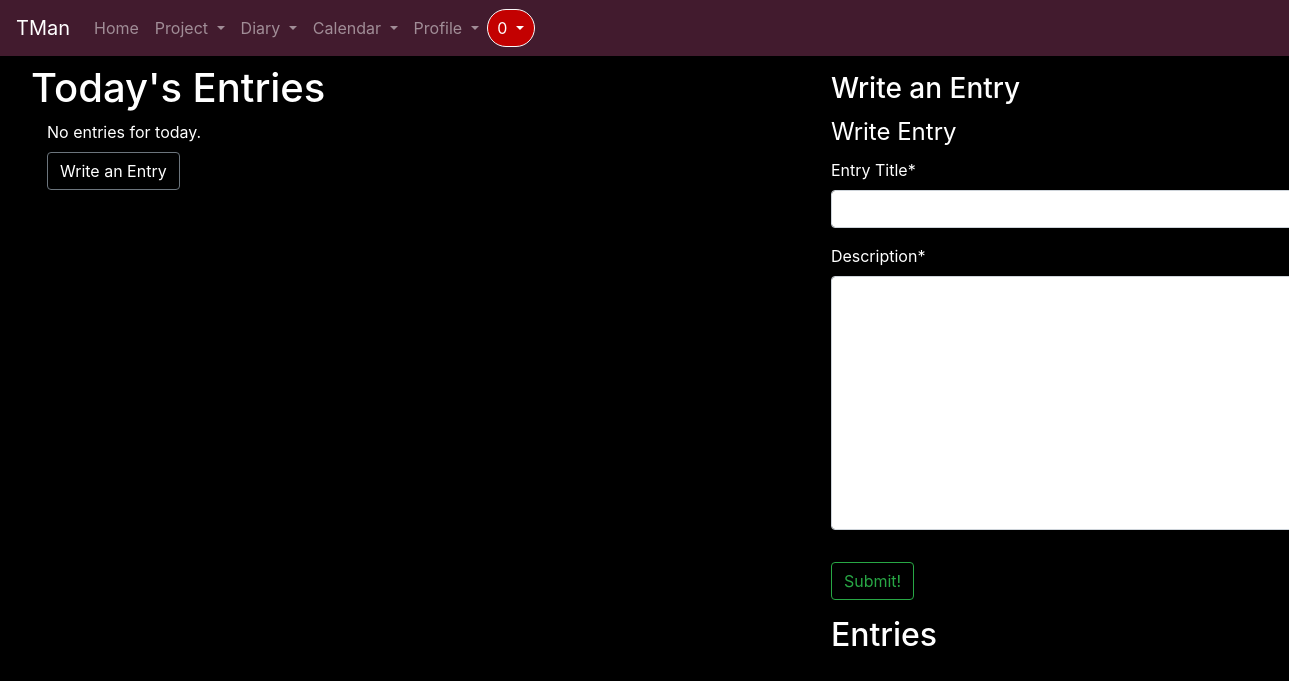
Page /diary/2/ (signed in) on the earlier database version.
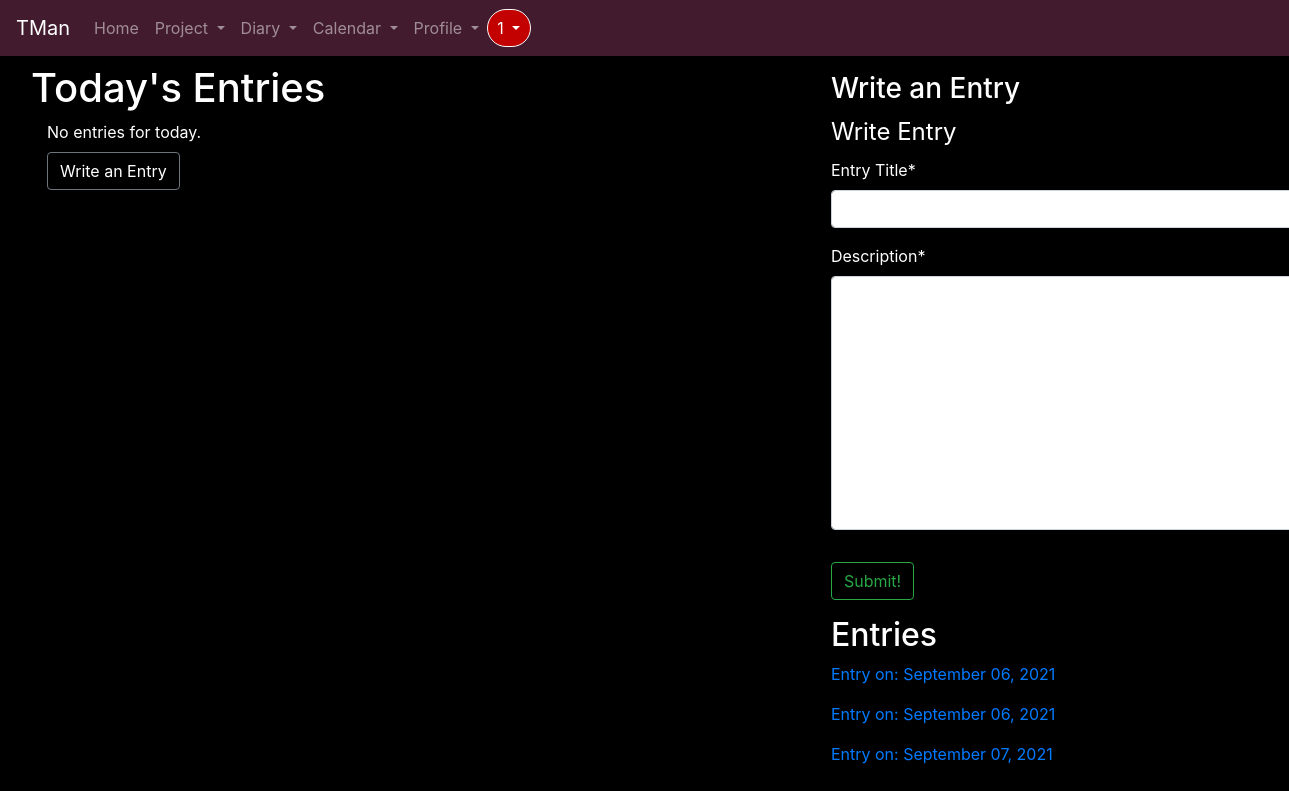
Same page on the later database version.
### diary/models.py (models this page shows, shortened)
class Entry(models.Model):
    title = models.CharField(max_length=30)
    date = models.DateTimeField(auto_now_add=True)
    author = models.ForeignKey(User, on_delete=models.CASCADE)
    content = models.TextField()

### diary/views.py (the view, shortened to what this page needs)
# urls.py: path('<int:pk>/', EntryListView.as_view(), name='diary-home'),
class EntryListView(ListView,LoginRequiredMixin,UserPassesTestMixin):
    model = Entry
    template_name = 'diary/home.html'
    context_object_name = 'entries'
    ordering = ['-date']
    def get_context_data(self, **kwargs):
        context = super().get_context_data(**kwargs)
        context['entries'] = Entry.objects.filter(author=self.request.user)
        todays_entry = Entry.objects.filter(author=self.request.user,date__date=date.today()).order_by('-date__hour','-date__minute')
        context['todays_entry'] = todays_entry
        context['entry_form'] = EntryForm()
        return context

### diary/forms.py
class EntryForm(forms.ModelForm):
    title = forms.CharField(label="Title", max_length=30)
    content = forms.CharField(label="Description",max_length=100, widget=forms.Textarea)
    class Meta:
        model = Entry
        fields = ['title', 'content']
    def __init__(self, *args, **kwargs):
        super(EntryForm, self).__init__(*args, **kwargs)
        self.fields['title'].label = "Entry Title"
        self.fields['content'].label = "Description"

### projects/templatetags/custom_tags.py (called while the page is built)
@register.inclusion_tag('users/show_notifs.html', takes_context=True)
def show_notifs(context):
    request_user = context['request'].user
    notifs = Notification.objects.filter(to_user=request_user).exclude(notif_seen=True).order_by('-date')
    return {'notifs':notifs}

### diary/templates/diary/home.html (shortened to what this page needs)
{% extends "projects/base.html" %}
{% load crispy_forms_tags %}
    {% block content %}
    <div class="container-fluid">
        <div class="row">
            <div class="col-7 ml-3 mb-2">
    <h1 class="mt-2" style="color:white;">Today's Entries</h1>
    {% if not todays_entry %}
        <p class="ml-3 mb-2" style="color:white;">No entries for today.</p>
        <a class="btn btn-outline-secondary ml-3 mb-2" href="{% url 'entry-create'%}" style="color:white;">Write an Entry</a>
    {% endif %}
</div>
            <div class="col-4 ml-5 mt-3">
                <h3 style="color:white;">Write an Entry</h3>
                <div class="content-section mb-2 mt-2" style="color:white; width:500px;">
            <form method="POST" action="{% url 'add-entry' user.id %}">
                <fieldset class="form-group">
                    <legend class="border-bottom-mb-4">Write Entry</legend>
                    {{ entry_form | crispy }}
                </fieldset>
                <div class="form-group">
                    <button class="btn btn-outline-success" type="submit">Submit!</button>
                </div>
            </form>
        </div>
        <h2 style="color:white;">Entries</h2>
        {% for entry in entries %}
        <p style="color:white;"><a href="{% url 'entry-detail' entry.id %}">Entry on: {{ entry.date|date:"F d, Y" }}</a></p>
        {% endfor %}
            </div>
        </div>
</div>
    {% endblock content %}

Differences in the rows shown:
added Entry: date "September 06, 2021"
added Entry: date "September 06, 2021"
added Entry: date "September 07, 2021"
Other differences:
{{ notifs.count }}: "0" → "1"
